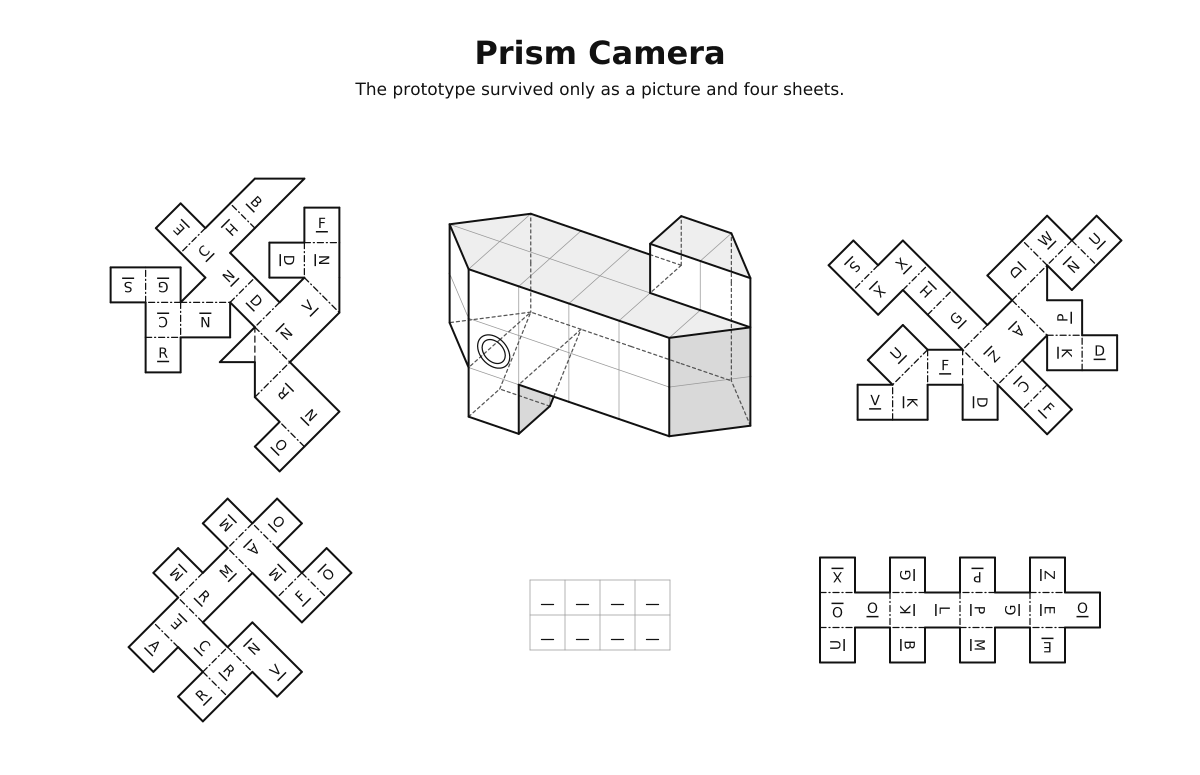
#> input picture tasks/spatial-reasoning/prism-camera/environment/images/01.png, 2400 x 1550 px, found by its file name (shown at 1/2 size)
$ python solve.py --images ../../../knowledge-decoding/closed-stock/solution/solver_lib/templates --output out.png
#> lines starting #> are read from the running program, lines starting #| are printed output that depends on the picture; after the words box and inside, x2 and y2 are one past the last pixel; in counts of white or black regions, pixels touching at a corner belong together
### tasks/spatial-reasoning/prism-camera/solution/solver_lib/flatpack.py
"""Geometry core for the flat-pack house puzzle (author + logical verifier).

World: unit cells are whole cubes or half-cube wedges (a cube cut on a face-diagonal plane).
Coordinates are doubled so every vertex is an integer: cell c occupies [2c, 2c+2]^3.
A wedge kind (a, b) keeps the points p (relative to the cell centre) with p.a <= p.b;
its sloped face has outward normal (a - b)/sqrt(2).

Packing uses 24 sub-tetrahedra per cell, (f, d): f = face normal, d = an in-face axis.
A cube is all 24, a wedge exactly 12, so packing is an exact cover over (cell, f, d).
"""
import itertools
import math
import collections
import numpy as np

DIRS = [(1, 0, 0), (-1, 0, 0), (0, 1, 0), (0, -1, 0), (0, 0, 1), (0, 0, -1)]


def _rots():
    out = []
    for perm in itertools.permutations(range(3)):
        for signs in itertools.product([1, -1], repeat=3):
            M = np.zeros((3, 3), dtype=int)
            for i in range(3):
                M[i, perm[i]] = signs[i]
            if round(np.linalg.det(M)) == 1:
                out.append(M)
    return out


ROTS = _rots()
assert len(ROTS) == 24
MIRROR = np.diag([-1, 1, 1])


def V(x):
    return np.array(x, dtype=float)


def cross(a, b):
    return (a[1] * b[2] - a[2] * b[1], a[2] * b[0] - a[0] * b[2], a[0] * b[1] - a[1] * b[0])


# --------------------------------------------------------------------------- sub-tetrahedra
SUB = [(f, d) for f in DIRS for d in DIRS if sum(x * y for x, y in zip(f, d)) == 0]
assert len(SUB) == 24


def tet_vertices(f, d):
    e = cross(f, d)
    f, d, e = V(f), V(d), V(e)
    return [np.zeros(3), f, f + d + e, f + d - e]


def kept_subs(kind):
    if kind is None:
        return frozenset(SUB)
    a, b = V(kind[0]), V(kind[1])
    out = []
    for s in SUB:
        vals = [np.dot(p, a) - np.dot(p, b) for p in tet_vertices(*s)]
        assert all(v <= 1e-9 for v in vals) or all(v >= -1e-9 for v in vals), "tet straddles cut"
        if all(v <= 1e-9 for v in vals) and any(v < -1e-9 for v in vals):
            out.append(s)
    assert len(out) == 12
    return frozenset(out)


def solid_of(cells):
    """cells: dict cell -> kind (None cube | (a,b) wedge). Returns frozenset of (cell, f, d)."""
    return frozenset((tuple(c), f, d) for c, k in cells.items() for (f, d) in kept_subs(k))


def _T(v, M):
    return tuple(int(x) for x in M @ np.array(v))


# [117 lines left out: functions transform_solid, placements, exact_cover, cell_polys, surface, not called in this run]


def edges_of(vs):
    return [frozenset((vs[i], vs[(i + 1) % len(vs)])) for i in range(len(vs))]


# [6 lines left out: function adjacency, not called in this run]


def is_manifold(polys):
    return all(len(v) == 2 for v in adjacency(polys).values())


# [25 lines left out: functions dihedral, connected_cells, not called in this run]


# --------------------------------------------------------------------------- 2D helpers
def poly_area(P):
    return 0.5 * sum(P[i][0] * P[(i + 1) % len(P)][1] - P[(i + 1) % len(P)][0] * P[i][1] for i in range(len(P)))


# [28 lines left out: function clip, not called in this run]


def overlap_area(P, Q):
    c = clip(P, Q)
    return abs(poly_area(c)) if len(c) >= 3 else 0.0


# [187 lines left out: functions seg_overlap, rot_about, fold_net, solid_from_faces, not called in this run]


WEDGE_KINDS = []
for _a in DIRS:
    for _b in DIRS:
        if np.dot(_a, _b) == 0:
            WEDGE_KINDS.append((_a, _b))
assert len(WEDGE_KINDS) == 24  # 12 distinct wedges, each listed twice? (a,b) vs (-b,-a)
KIND_OF_SUBS = {}
for _k in WEDGE_KINDS:
    KIND_OF_SUBS.setdefault(kept_subs(_k), _k)
assert len(KIND_OF_SUBS) == 12

### tasks/spatial-reasoning/prism-camera/solution/solver_lib/pixparse.py
"""Pixel parsing helpers for the flat-pack page: connected components, net faces, creases, letters, house, blanks.
Standard library + NumPy + Pillow only."""
import json
import math
from pathlib import Path
import numpy as np
from PIL import Image, ImageDraw

HERE = Path(__file__).resolve().parent
S2 = math.sqrt(2) / 2


def load_gray(path):
    im = Image.open(path).convert("RGB")
    a = np.asarray(im).astype(np.int32)
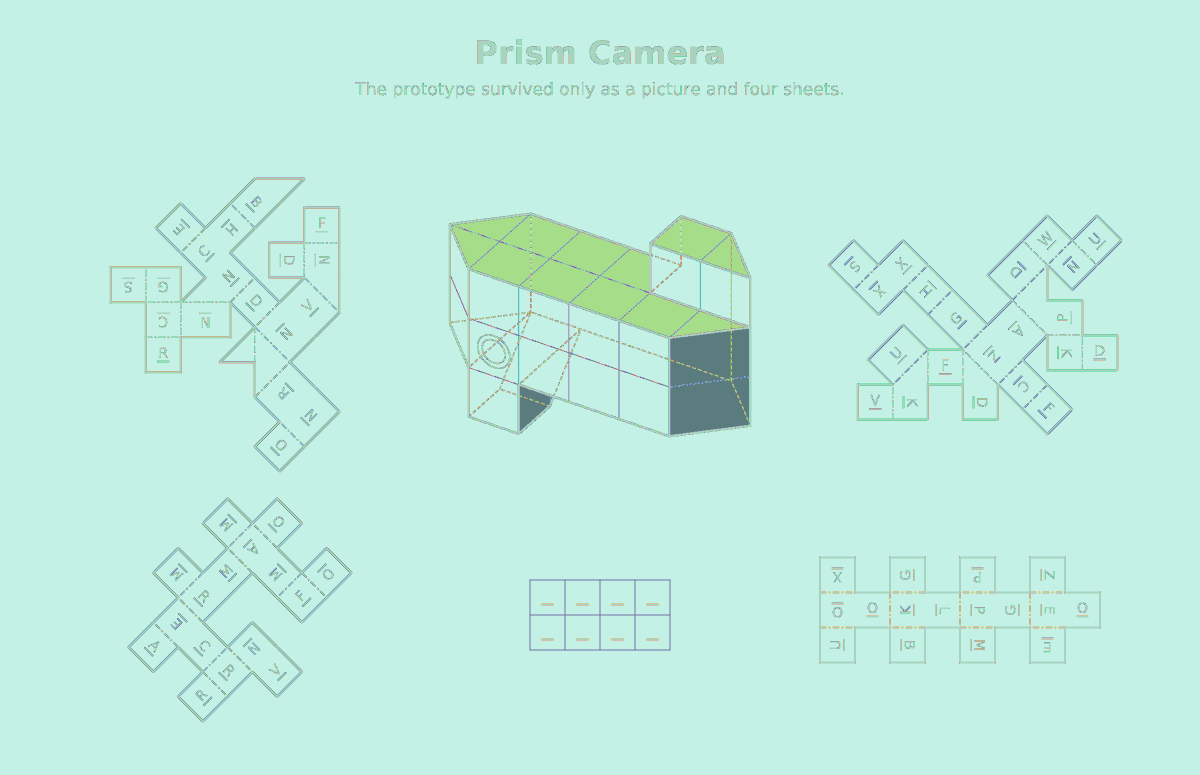
#> a: shape (1550, 2400, 3) int32 (shown at 1/2 size); 215 distinct labels, from 17 to 255; one colour per label, 0 black
    return a, a.mean(axis=2)


# ------------------------------------------------------------------ connected components (run based union-find)
def label(mask, conn=4):
    H, W = mask.shape
    parent = []
    runs_prev = []
    lab = np.zeros((H, W), np.int32)
    runs_all = []

    def find(x):
        while parent[x] != x:
            parent[x] = parent[parent[x]]
            x = parent[x]
        return x

    for y in range(H):
        row = mask[y]
        d = np.diff(np.concatenate(([0], row.astype(np.int8), [0])))
        st = np.where(d == 1)[0]
        en = np.where(d == -1)[0]
        cur = []
        j = 0
        for s, e in zip(st, en):
            idx = len(parent)
            parent.append(idx)
            cur.append((s, e, idx))
            runs_all.append((y, s, e, idx))
            lo, hi = (s - 1, e + 1) if conn == 8 else (s, e)
            for (ps, pe, pi) in runs_prev:
                if ps < hi and pe > lo:
                    a, b = find(pi), find(idx)
                    if a != b:
                        parent[b] = a
        runs_prev = cur
    roots = {}
    for (y, s, e, idx) in runs_all:
        r = find(idx)
        roots.setdefault(r, len(roots) + 1)
        lab[y, s:e] = roots[r]
    return lab, len(roots)


def comp_stats(lab, n):
    out = {}
    ys, xs = np.nonzero(lab)
    ls = lab[ys, xs]
    order = np.argsort(ls, kind="stable")
    ys, xs, ls = ys[order], xs[order], ls[order]
    bounds = np.searchsorted(ls, np.arange(1, n + 2))
    for k in range(1, n + 1):
        a, b = bounds[k - 1], bounds[k]
        if a == b:
            continue
        y, x = ys[a:b], xs[a:b]
        out[k] = dict(x0=int(x.min()), y0=int(y.min()), x1=int(x.max()), y1=int(y.max()), n=int(b - a),
                      cx=float(x.mean()), cy=float(y.mean()))
    return out


def dilate(mask, r):
    m = mask
    H, W = m.shape
    p = np.pad(m, r)
    out = np.zeros_like(m)
    for dy in range(2 * r + 1):
        for dx in range(2 * r + 1):
            out |= p[dy:dy + H, dx:dx + W]
    return out


# ------------------------------------------------------------------ geometry
def convex_hull(pts):
    pts = sorted(set(map(tuple, pts)))
    if len(pts) <= 2:
        return pts

    def cr(o, a, b):
        return (a[0] - o[0]) * (b[1] - o[1]) - (a[1] - o[1]) * (b[0] - o[0])
    lo = []
    for p in pts:
        while len(lo) >= 2 and cr(lo[-2], lo[-1], p) <= 0:
            lo.pop()
        lo.append(p)
    up = []
    for p in reversed(pts):
        while len(up) >= 2 and cr(up[-2], up[-1], p) <= 0:
            up.pop()
        up.append(p)
    return lo[:-1] + up[:-1]


def rdp_closed(poly, eps):
    """Simplify a closed convex polygon: repeatedly drop the vertex with the smallest triangle height."""
    P = [np.array(p, float) for p in poly]
    while len(P) > 3:
        best, bi = None, None
        for i in range(len(P)):
            a, b, c = P[i - 1], P[i], P[(i + 1) % len(P)]
            ac = c - a
            L = np.linalg.norm(ac)
            h = abs(ac[0] * (b - a)[1] - ac[1] * (b - a)[0]) / L if L > 0 else 0
            if best is None or h < best:
                best, bi = h, i
        if best > eps:
            break
        P.pop(bi)
    return P


def offset_poly(P, s):
    """Offset a convex polygon (any orientation) outward by s px."""
    P = [np.array(p, float) for p in P]
    n = len(P)
    area = sum(P[i][0] * P[(i + 1) % n][1] - P[(i + 1) % n][0] * P[i][1] for i in range(n))
    sgn = 1 if area > 0 else -1
    lines = []
    for i in range(n):
        a, b = P[i], P[(i + 1) % n]
        d = (b - a) / np.linalg.norm(b - a)
        nrm = np.array([d[1], -d[0]]) * sgn      # outward normal
        lines.append((a + nrm * s, d))
    out = []
    for i in range(n):
        (p1, d1), (p2, d2) = lines[i - 1], lines[i]
        M = np.array([d1, -d2]).T
        t = np.linalg.solve(M, p2 - p1)
        out.append(p1 + d1 * t[0])
    return out


# [9 lines left out: function snap_coord, not called in this run]


# ------------------------------------------------------------------ glyph templates
_CAPS = None


# [34 lines left out: functions caps, _contours, not called in this run]


_TPL = {}


# [42 lines left out: functions letter_template, match_letter, not called in this run]


# ------------------------------------------------------------------ nets
R_CLOSE = 4          # dilation radius that closes the dotted creases
OFFSET = 6.7         # px from the white-region boundary back out to the line centre (r + half line width)


def find_net_components(gray):
    """Large dark connected components that could be nets (not the 3-D house); returns bboxes (x0,y0,x1,y1)."""
    ink = gray < 200
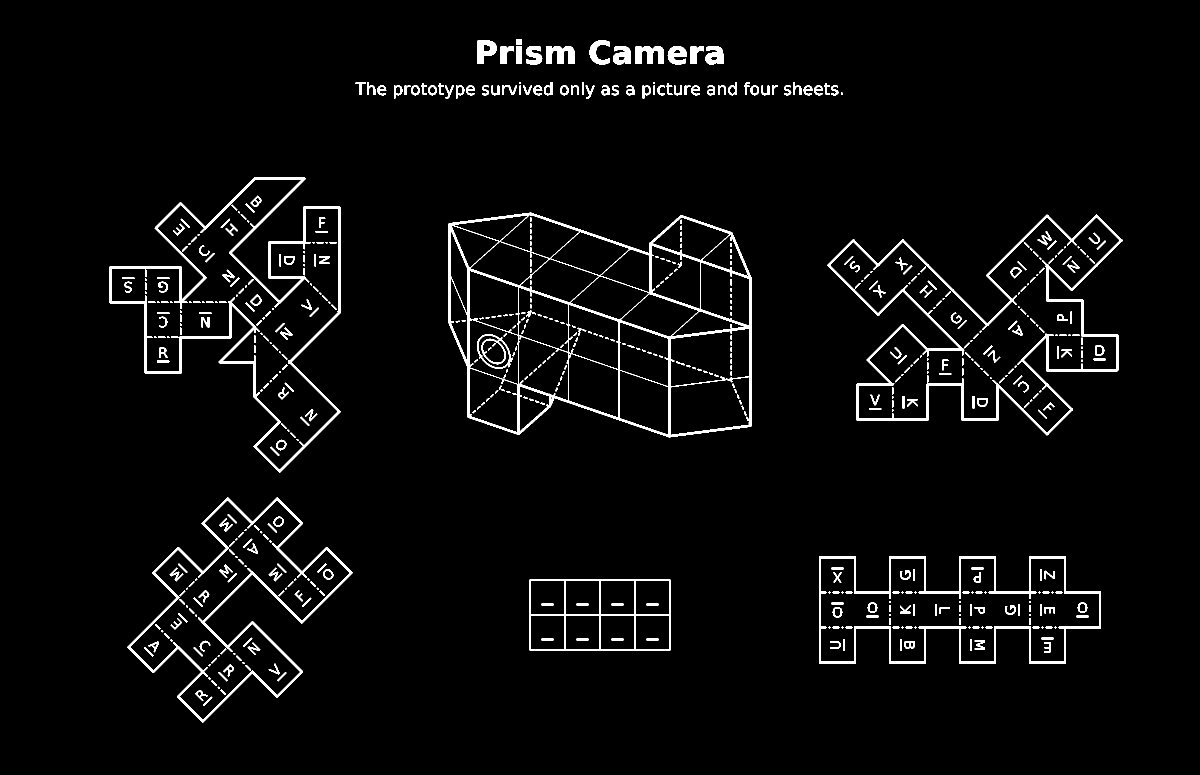
#> ink: shape (1550, 2400) bool (shown at 1/2 size); 3.4% white; 593 white regions (119 under 20 px), largest, box (x1, y1, x2, y2) and area: (897, 425, 1503, 875) 22087, (219, 355, 681, 945) 16595, (1655, 429, 2245, 871) 16271
    lab, n = label(ink, 8)
#> (the rest of the program and of its run is left out)
